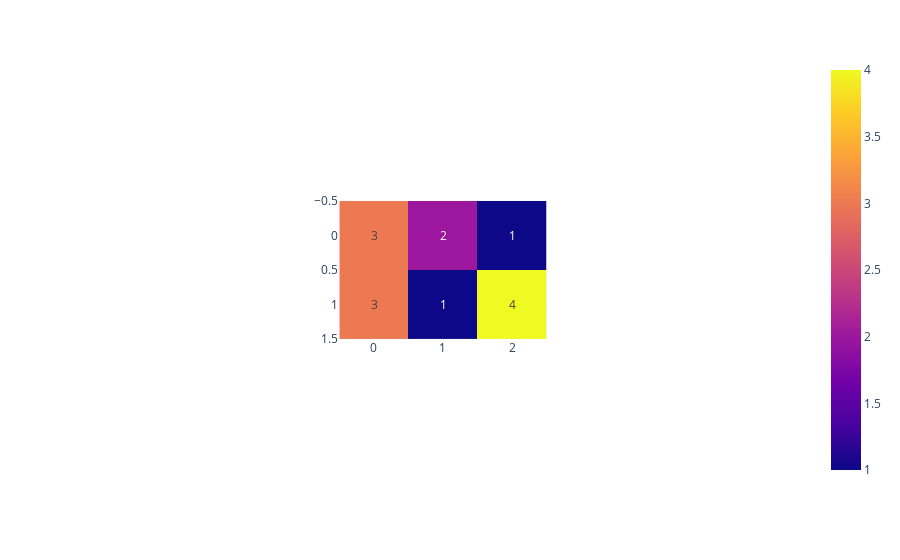

The notebook cell this image was saved under:
### Code cell
px.imshow([[3, 2, 1], [3, 1, 4]], text_auto=True).show()

### Figure 1 — Plotly figure (JSON) as saved in the notebook; plotly's stock layout.template omitted (floating-point values rounded to 4 significant figures)
{"data": [{"coloraxis": "coloraxis", "hovertemplate": "x: %{x}<br>y: %{y}<br>color: %{z}<extra></extra>", "name": "0", "texttemplate": "%{z}", "type": "heatmap", "xaxis": "x", "yaxis": "y", "z": [[3, 2, 1], [3, 1, 4]]}], "layout": {"autosize": true, "coloraxis": {"colorscale": [[0, "#0d0887"], [0.1111, "#46039f"], [0.2222, "#7201a8"], [0.3333, "#9c179e"], [0.4444, "#bd3786"], [0.5556, "#d8576b"], [0.6667, "#ed7953"], [0.7778, "#fb9f3a"], [0.8889, "#fdca26"], [1, "#f0f921"]]}, "margin": {"t": 60}, "xaxis": {"anchor": "y", "autorange": true, "constrain": "domain", "domain": [0.3573, 0.6427], "range": [-0.5, 2.5], "scaleanchor": "y"}, "yaxis": {"anchor": "x", "autorange": true, "constrain": "domain", "domain": [0, 1], "range": [1.5, -0.5]}}}
